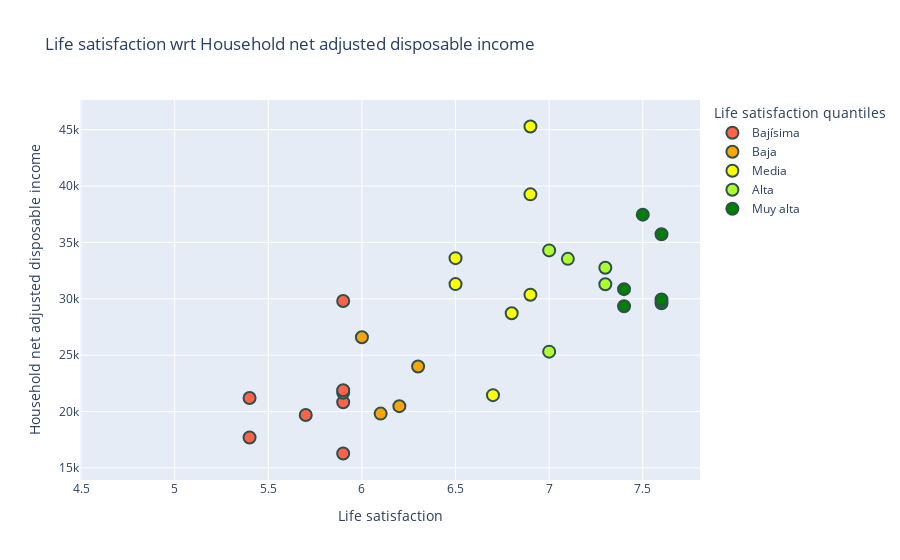

The cell this chart's notebook holds for it:
### Code cell
fig = px.scatter(df.sort_values(by='Life satisfaction'), 
                 x='Life satisfaction', 
                 y='Household net adjusted disposable income', 
                 hover_data=['Country'], 
                 color='Life satisfaction quantiles',
                 title="Life satisfaction wrt Household net adjusted disposable income",
                 color_discrete_sequence=['tomato', 'orange', 'yellow', 'greenyellow', 'green']
                )

fig = fig.update_traces(marker=dict(size=12,
                              line=dict(width=2,
                                        color='DarkSlateGrey')),
                  selector=dict(mode='markers'))

fig

### Figure 1 — Plotly figure (JSON) as saved in the notebook; plotly's stock layout.template omitted (floating-point values rounded to 4 significant figures)
{"data": [{"customdata": [["South Africa"], ["Portugal"], ["Greece"], ["Turkey"], ["Hungary"], ["Estonia"], ["Russia"], ["Slovenia"], ["Lithuania"], ["Korea"], ["Japan"], ["Latvia"]], "hovertemplate": "Life satisfaction quantiles=Bajísima<br>Life satisfaction=%{x}<br>Household net adjusted disposable income=%{y}<br>Country=%{customdata[0]}<extra></extra>", "legendgroup": "Bajísima", "marker": {"color": "tomato", "line": {"color": "DarkSlateGrey", "width": 2}, "size": 12, "symbol": "circle"}, "mode": "markers", "name": "Bajísima", "orientation": "v", "showlegend": true, "type": "scatter", "x": [4.7, 5.4, 5.4, 5.5, 5.6, 5.7, 5.8, 5.9, 5.9, 5.9, 5.9, 5.9], "xaxis": "x", "y": [null, 21203, 17700, null, null, 19697, null, 20820, 21660, 21882, 29798, 16275], "yaxis": "y"}, {"customdata": [["Italy"], ["Poland"], ["Slovak Republic"], ["Spain"], ["Colombia"]], "hovertemplate": "Life satisfaction quantiles=Baja<br>Life satisfaction=%{x}<br>Household net adjusted disposable income=%{y}<br>Country=%{customdata[0]}<extra></extra>", "legendgroup": "Baja", "marker": {"color": "orange", "line": {"color": "DarkSlateGrey", "width": 2}, "size": 12, "symbol": "circle"}, "mode": "markers", "name": "Baja", "orientation": "v", "showlegend": true, "type": "scatter", "x": [6, 6.1, 6.2, 6.3, 6.3], "xaxis": "x", "y": [26588, 19814, 20474, 23999, null], "yaxis": "y"}, {"customdata": [["Brazil"], ["Mexico"], ["France"], ["OECD - Total"], ["Chile"], ["Czech Republic"], ["United Kingdom"], ["United States"], ["Belgium"], ["Luxembourg"]], "hovertemplate": "Life satisfaction quantiles=Media<br>Life satisfaction=%{x}<br>Household net adjusted disposable income=%{y}<br>Country=%{customdata[0]}<extra></extra>", "legendgroup": "Media", "marker": {"color": "yellow", "line": {"color": "DarkSlateGrey", "width": 2}, "size": 12, "symbol": "circle"}, "mode": "markers", "name": "Media", "orientation": "v", "showlegend": true, "type": "scatter", "x": [6.4, 6.5, 6.5, 6.5, 6.5, 6.7, 6.8, 6.9, 6.9, 6.9], "xaxis": "x", "y": [null, null, 31304, 33604, null, 21453, 28715, 45284, 30364, 39264], "yaxis": "y"}, {"customdata": [["Germany"], ["Ireland"], ["Austria"], ["Israel"], ["Sweden"], ["Australia"], ["New Zealand"]], "hovertemplate": "Life satisfaction quantiles=Alta<br>Life satisfaction=%{x}<br>Household net adjusted disposable income=%{y}<br>Country=%{customdata[0]}<extra></extra>", "legendgroup": "Alta", "marker": {"color": "greenyellow", "line": {"color": "DarkSlateGrey", "width": 2}, "size": 12, "symbol": "circle"}, "mode": "markers", "name": "Alta", "orientation": "v", "showlegend": true, "type": "scatter", "x": [7, 7, 7.1, 7.2, 7.3, 7.3, 7.3], "xaxis": "x", "y": [34294, 25310, 33541, null, 31287, 32759, null], "yaxis": "y"}, {"customdata": [["Netherlands"], ["Canada"], ["Switzerland"], ["Iceland"], ["Denmark"], ["Finland"], ["Norway"]], "hovertemplate": "Life satisfaction quantiles=Muy alta<br>Life satisfaction=%{x}<br>Household net adjusted disposable income=%{y}<br>Country=%{customdata[0]}<extra></extra>", "legendgroup": "Muy alta", "marker": {"color": "green", "line": {"color": "DarkSlateGrey", "width": 2}, "size": 12, "symbol": "circle"}, "mode": "markers", "name": "Muy alta", "orientation": "v", "showlegend": true, "type": "scatter", "x": [7.4, 7.4, 7.5, 7.5, 7.6, 7.6, 7.6], "xaxis": "x", "y": [29333, 30854, 37466, null, 29606, 29943, 35725], "yaxis": "y"}], "layout": {"autosize": true, "legend": {"title": {"text": "Life satisfaction quantiles"}, "tracegroupgap": 0}, "title": {"text": "Life satisfaction wrt Household net adjusted disposable income"}, "xaxis": {"anchor": "y", "autorange": true, "domain": [0, 1], "range": [4.5, 7.8], "title": {"text": "Life satisfaction"}, "type": "linear"}, "yaxis": {"anchor": "x", "autorange": true, "domain": [0, 1], "range": [13020.0, 48540.0], "title": {"text": "Household net adjusted disposable income"}, "type": "linear"}}}
